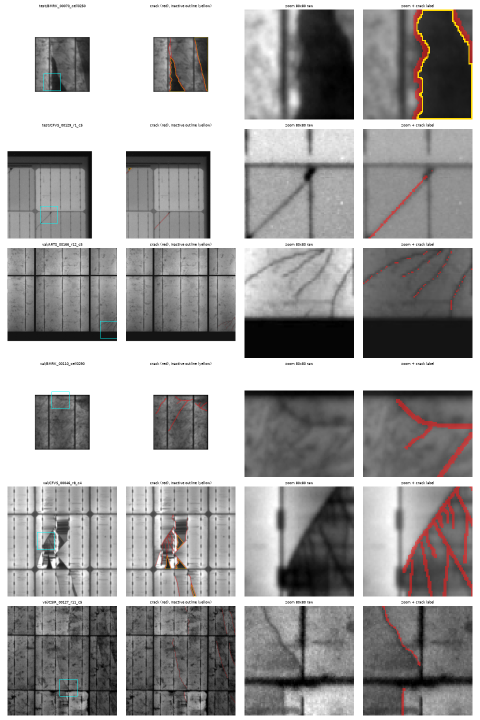
#> input picture data_analysis/figs/crack_overlays_2.png, 960 x 1440 px (shown at 1/2 size)
$ python dedup.py ../../data_analysis/figs ../../data_analysis/figs
#> lines starting #> are read from the running program, lines starting #| are printed output that depends on the picture
"""Near-duplicate check: UCF-EL train images vs BenchmarkEL val + test (+ optional extra stems), 8 dihedral variants.
Images -> grayscale 64x64 (area), z-scored; max normalised correlation per BenchmarkEL image."""
import sys, numpy as np, cv2, os
from pathlib import Path
ucf_dir = Path(sys.argv[1]); bench_dir = Path(sys.argv[2]); stems = [l.strip() for f in sys.argv[3:] for l in open(f) if l.strip()]
def vec(p):
    im = cv2.imread(str(p), cv2.IMREAD_GRAYSCALE)
#> im: shape (1440, 960); min 0, max 255, mean 160
    im = cv2.resize(im, (64, 64), interpolation=cv2.INTER_AREA).astype(np.float32)
#> im: shape (64, 64) float32
    return im
def z(a):
    a = a.reshape(len(a), -1); a = a - a.mean(1, keepdims=True); return a / (np.linalg.norm(a, axis=1, keepdims=True) + 1e-6)
U = [p for p in sorted(ucf_dir.rglob("*")) if p.suffix.lower() in (".png", ".jpg", ".jpeg", ".tif", ".bmp") and "annotation" not in str(p).lower() and "mask" not in str(p).lower()]
print("ucf images:", len(U), "bench stems:", len(stems), flush=True)
UZ = z(np.stack([vec(p) for p in U]))
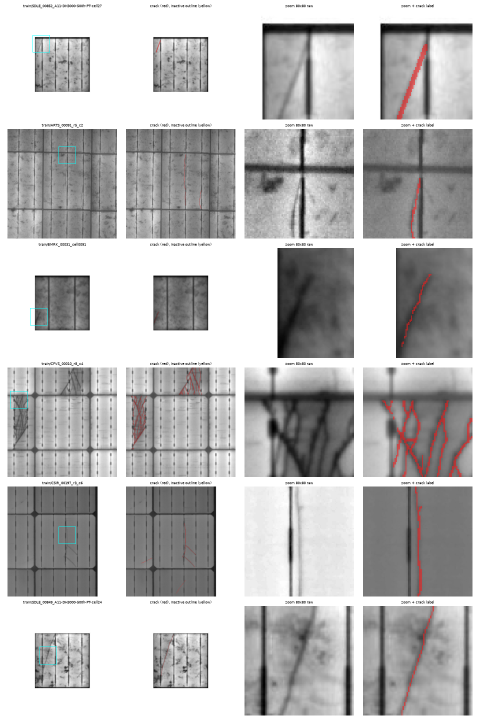
#> input picture data_analysis/figs/crack_overlays_4.png, 960 x 1440 px (shown at 1/2 size)
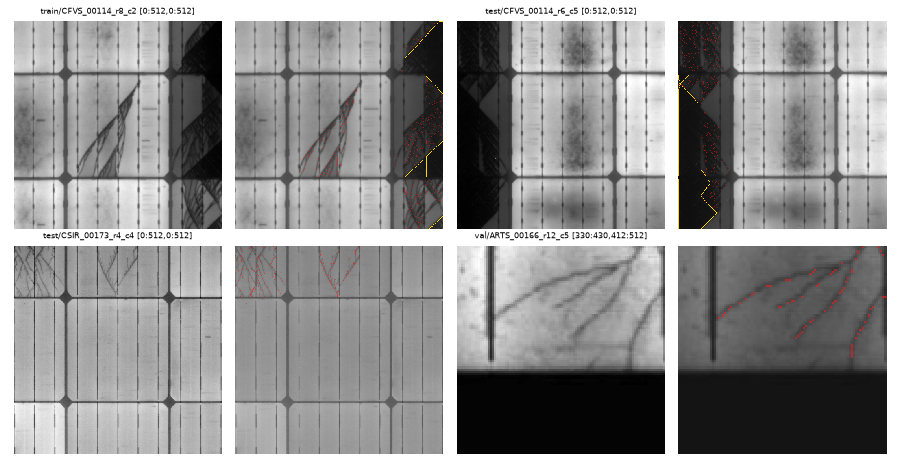
#> input picture data_analysis/figs/inspect_fragments.png, 900 x 468 px
#> in vec (call 3), `im = cv2.resize(im, (64, 64), interpolation=cv2.INTER_AREA).astype(np...`:
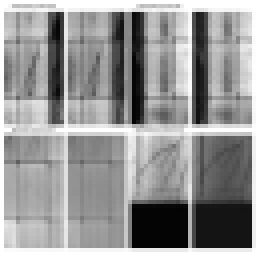
#> im: shape (64, 64) float32 (shown 4 times larger); min 2, max 255, mean 148.5
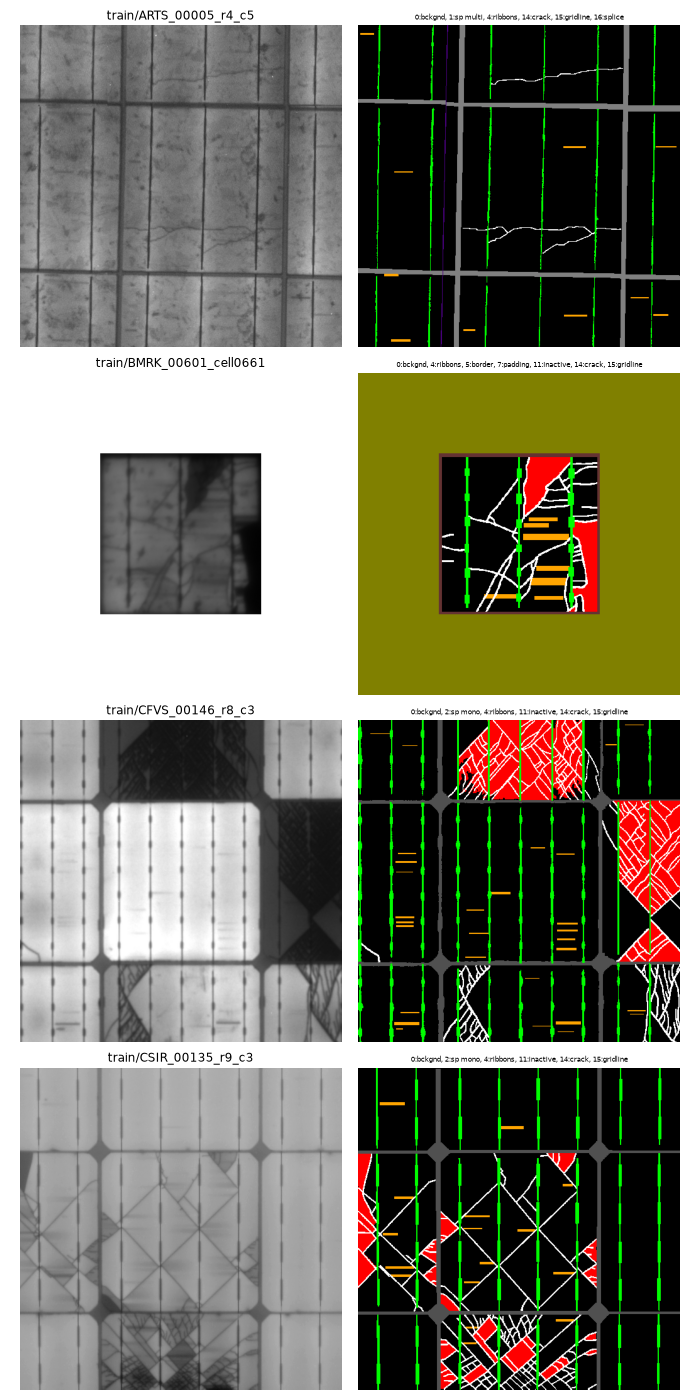
#> input picture data_analysis/figs/peek_sources.png, 700 x 1400 px
#> in vec (call 4), `im = cv2.resize(im, (64, 64), interpolation=cv2.INTER_AREA).astype(np...`:
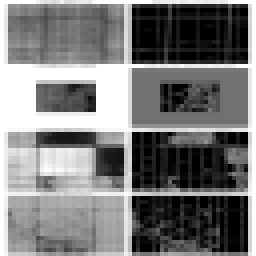
#> im: shape (64, 64) float32 (shown 4 times larger); min 0, max 255, mean 122.6
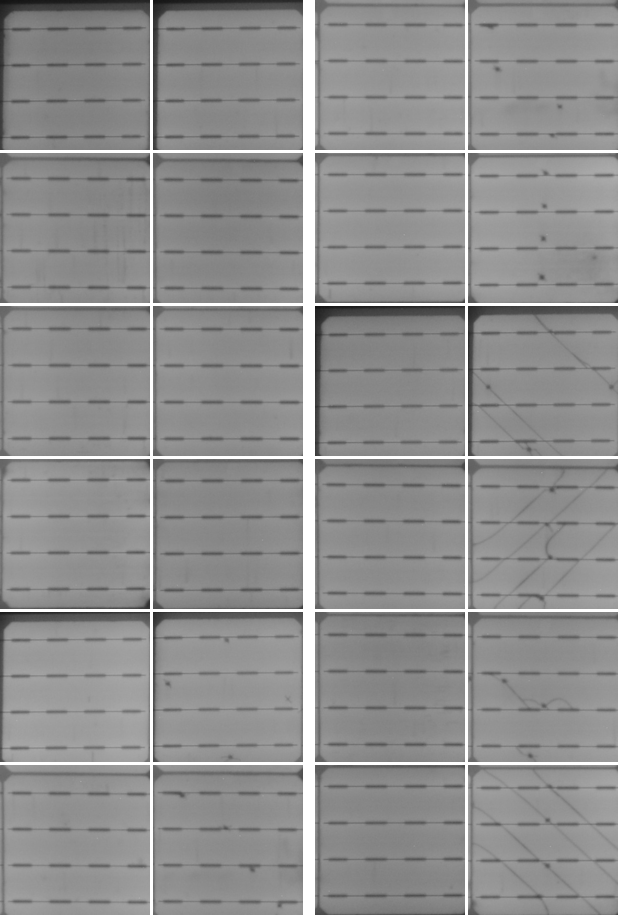
#> input picture data_analysis/figs/ucf_family_check.png, 618 x 918 px
#> in vec, im is the input picture: shape (918, 618); min 18, max 255, mean 143.5
#> in vec (call 5), `im = cv2.resize(im, (64, 64), interpolation=cv2.INTER_AREA).astype(np...`:
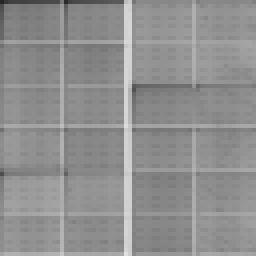
#> im: shape (64, 64) float32 (shown 4 times larger); min 37, max 223, mean 143.5
B = []
for s in stems:
    im = vec(bench_dir / f"{s}.png")
    B.append(np.stack([np.rot90(v, k) for v in (im, im[:, ::-1]) for k in range(4)]))
#> (the run stopped early here; a loop or call above may not have finished)
